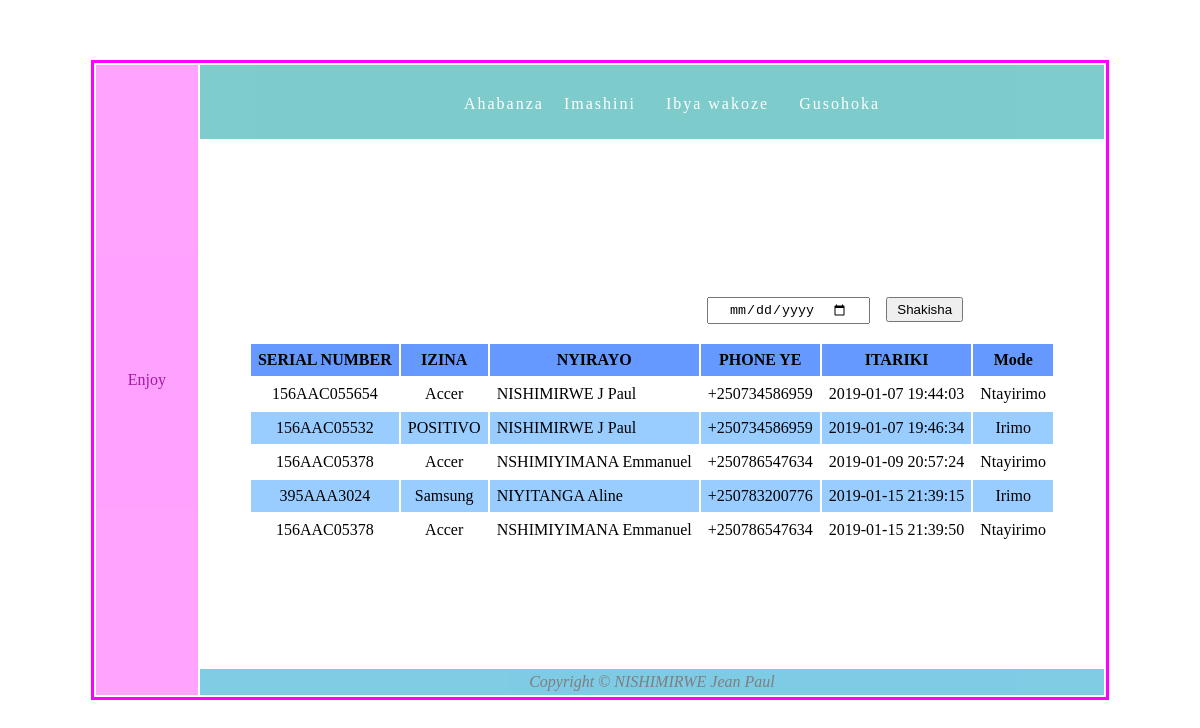
Page /what_did_i_keep.php (signed in) on the committed database.
### tables this page shows
CREATE TABLE `computer` (
  `Serial_Number` varchar(50) NOT NULL,
  `Name` varchar(30) NOT NULL,
  `Description` varchar(200) DEFAULT NULL,
  `Owner_Reg_Number` varchar(20) NOT NULL,
  `mode` int(11) NOT NULL
);

CREATE TABLE `keep` (
  `id` int(11) NOT NULL,
  `keep_date` datetime NOT NULL,
  `Keep_Date_Only` date NOT NULL,
  `Serial_Number` varchar(30) NOT NULL,
  `keeper_id` int(11) NOT NULL
);

CREATE TABLE `owner` (
  `Reg_Number` varchar(50) NOT NULL,
  `First_Name` varchar(30) NOT NULL,
  `Last_Name` varchar(30) NOT NULL,
  `gender` varchar(7) NOT NULL,
  `Department` varchar(50) NOT NULL,
  `Phone` varchar(13) NOT NULL
);

CREATE TABLE `status` (
  `id` int(11) NOT NULL,
  `status_Name` varchar(15) NOT NULL
);

### Call.php (called while the page is built, shortened)
<?php
$database="computer_store";
?>

### what_did_i_keep.php (the view, shortened to what this page needs)
<!DOCTYPE html PUBLIC "-//W3C//DTD XHTML 1.0 Transitional//EN" "http://www.w3.org/TR/xhtml1/DTD/xhtml1-transitional.dtd">
<html xmlns="http://www.w3.org/1999/xhtml">
<head>
<link rel="stylesheet" type="text/css" href="CSS/css1.css" />
</head>
<body>
<?php
include 'Call.php';
?>
<table id="main" align="center" border="0">
<tr><td rowspan="3" class="sides"><div id="left">Enjoy</div></td><td id="top"><div id="menus">
<ul><li><a href="Main_keeper2.php" class="link">Ahabanza</a></li>
<li><a class="link">Imashini</a>
</li>
<li><a class="link">Ibya wakoze</a>
</li>
<li><a href="Logout.php" class="link">Gusohoka</a></li>
</ul></td></tr>
<tr id="middle"><td><div style="overflow:auto; max-height:400px;">
<button onclick="show_and_hide('shaka');" style="display:none;">Shaka itariki</button><br />
<div id="shaka">
<div id="shaka">
<form action="what_did_i_keep.php" method="post" name="Myform" style="display:block; text-align:right; margin-right:140px; margin-top:20px;" onsubmit="return validate();">
<input type="date" name="date" id="search" style="padding:3px 20px;" /> &nbsp; &nbsp;<input type="submit" name="search" value="Shakisha" style="padding:3px 9px;" /><br />
</form></div>
<br />
<?php
if(isset($_POST['search']))
{
$keeper=$_SESSION['id'];
$getdate=$_POST['date'];
$query0="select* from computer INNER JOIN keep INNER JOIN keeper INNER JOIN owner INNER JOIN status ON computer.Serial_Number=keep.Serial_Number and keep.keeper_id=keeper.keeper_Id and computer.Owner_Reg_Number=owner.Reg_Number and computer.mode=status.Id where keep.keeper_id=$keeper and keep_date like '%$getdate%' GROUP BY computer.Serial_Number";
$answer0=mysql_db_query($database,$query0);
$count0=mysql_num_rows($answer0);
?>
<table align="center" cellspacing="2" cellpadding="7"  >
<tr bgcolor="#6699FF"><th>SERIAL NUMBER</th><th>IZINA</th><th>NYIRAYO</th><th>PHONE YE</th><th> Mode</th></tr>
<?php
if($count0==0)
{
?>
<tr class="data"><td>Ntacyakozwe</td><td>Ntacyakozwe</td><td>Ntacyakozwe</td><td>Ntacyakozwe</td><td> Ntacyakozwe</td></tr>
<?php
}
else
{
while($line=mysql_fetch_object($answer0))
{
$computer=$line ->Serial_Number;
$fowner=$line ->First_Name;
$lowner=$line ->Last_Name;
$date=$line ->keep_date;
$cname=$line ->Name;
$phone=$line ->Phone;
$mode=$line ->status_Name;
?>
<tr class="data"><td><?php echo $computer ;?></td><td><?php echo $cname ?></td><td align="left"><?php echo $lowner." ".$fowner ?></td><td><?php echo $phone ?></td><td><?php echo $mode ?></td></tr>
<?php
}
}
?>
</table>
<?php
}
else
{
?>
<?php
$keeper=$_SESSION['id'];
$query="select* from computer INNER JOIN keep INNER JOIN keeper INNER JOIN owner INNER JOIN status ON computer.Serial_Number=keep.Serial_Number and keep.keeper_id=keeper.keeper_Id and computer.Owner_Reg_Number=owner.Reg_Number and computer.mode=status.Id where keep.keeper_id=$keeper  ORDER BY keep.id";
$answer=mysql_db_query($database,$query);
$count=mysql_num_rows($answer);
if($count==0)
{
echo"<script> alert('Ntanimwe mwabitse.');
window.location.herf('Main_keeper2.php');</script>";
}
else
{
?>
<table align="center" cellspacing="2" cellpadding="7"  >
<tr bgcolor="#6699FF"><th>SERIAL NUMBER</th><th>IZINA</th><th>NYIRAYO</th><th>PHONE YE</th><th> ITARIKI</th><th> Mode</th></tr>
<?php
while($line=mysql_fetch_object($answer))
{
$computer=$line ->Serial_Number;
$fowner=$line ->First_Name;
$lowner=$line ->Last_Name;
$date=$line ->keep_date;
$cname=$line ->Name;
$phone=$line ->Phone;
$mode=$line ->status_Name;
?>
<tr class="data"><td><?php echo $computer ;?></td><td><?php echo $cname ?></td><td align="left"><?php echo $lowner." ".$fowner ?></td><td><?php echo $phone ?></td><td><?php echo $date ?></td><td><?php echo $mode ?></td></tr>
<?php
}
}
}
?>
</table>
</div>
</td>
</tr>
<tr id="bottom"><td colspan="3"><i> Copyright &copy; NISHIMIRWE Jean Paul </i></td></tr>
</table>
</body>
</html>

### CSS/css1.css (style rules this page uses)
#menus ul li { position:relative; letter-spacing:2px; }
#main { text-align:center; margin-top:60px; width:86%; min-width:30% border-collapse:separate; border:solid; border-color:#FF00FF; height:640px; border: 1px solid black thin; transition-duration:2s; min-width:50px;; }
#top { height:50px; background-color:#009999; opacity:0.5; filter: alpha(opacity=50); }
li { list-style-type:none; margin:0; padding:0; display:inline; }
#bottom { height:10px; background-color:#0099CC; opacity:0.5; }
#middle { height:400px; width:80%; }
.sides { width:100px; background-color:#FF99FF; opacity:0.9; animation-name:sides; animation-duration:10s; animation-iteration-count:infinite; }
#menus { text-align:center; margin-top:20px; margin-left:80px; margin-right:80px; color:#666666; }
a { text-decoration:none; font-stretch:expanded; color:#FFFFFF; padding:8px; }
#left { color:#990099; animation-name:anim; animation-iteration-count:infinite; animation-duration:10s; }

### what_did_i_keep.php (style rules this page uses)
.data:nth-child(odd) { background-color:#99CCFF; }

### rows in the picture
computer: keep.Serial_Number "156AAC055654", Name "Accer", Owner_Reg_Number.Last_Name "NISHIMIRWE", Owner_Reg_Number.First_Name "J Paul", Owner_Reg_Number.Phone "+250734586959", keep.keep_date "2019-01-07 19:44:03", mode.status_Name "Ntayirimo"
computer: keep.Serial_Number "156AAC05532", Name "POSITIVO", Owner_Reg_Number.Last_Name "NISHIMIRWE", Owner_Reg_Number.First_Name "J Paul", Owner_Reg_Number.Phone "+250734586959", keep.keep_date "2019-01-07 19:46:34", mode.status_Name "Irimo"
computer: keep.Serial_Number "156AAC05378", Name "Accer", Owner_Reg_Number.Last_Name "NSHIMIYIMANA", Owner_Reg_Number.First_Name "Emmanuel", Owner_Reg_Number.Phone "+250786547634", keep.keep_date "2019-01-09 20:57:24", mode.status_Name "Ntayirimo", keep.keep_date "2019-01-15 21:39:50"
computer: keep.Serial_Number "395AAA3024", Name "Samsung", Owner_Reg_Number.Last_Name "NIYITANGA", Owner_Reg_Number.First_Name "Aline", Owner_Reg_Number.Phone "+250783200776", keep.keep_date "2019-01-15 21:39:15", mode.status_Name "Irimo"
